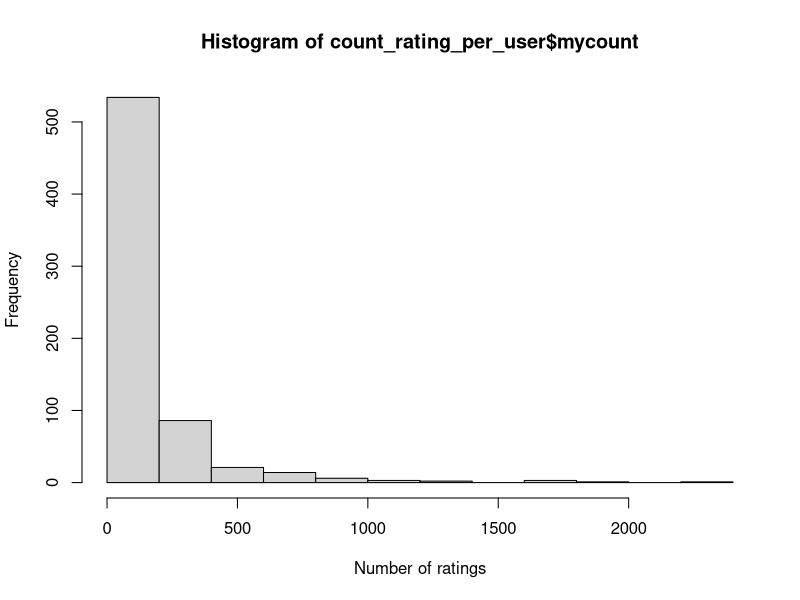
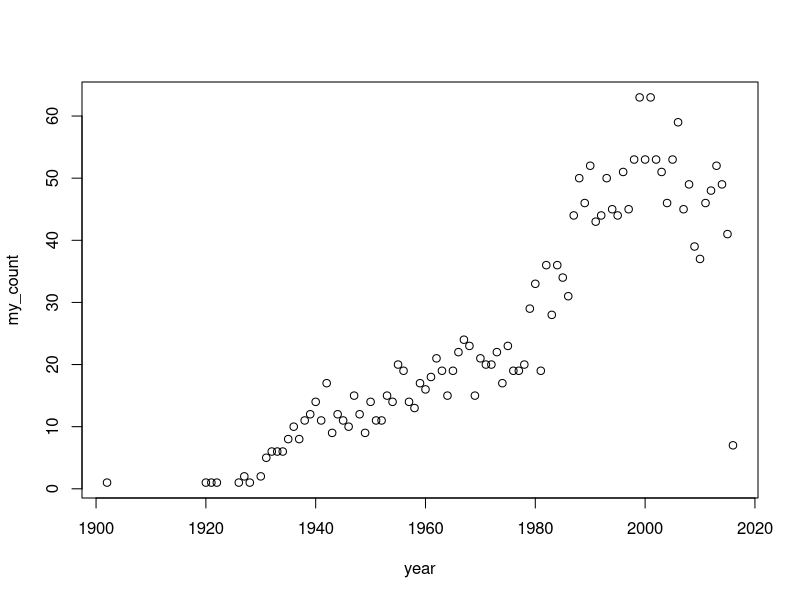

Here is the R script that generated these plots, in order:
## ---- chunk 1
ratings <- read.csv("ratings.csv")
titles <- read.csv("movie.titles.csv")
## ---- chunk 2

my_str <- strsplit(as.character(ratings$genre), "\\|")
my_unlist <- unlist(my_str)
my_table <- table(my_unlist)
my_table
dim(my_table)
## ---- chunk 3
sorted_table <- sort(my_table, decreasing = TRUE)
head(sorted_table , n=5)
## ---- chunk 4
library(dplyr)
count_rating_per_user <- 
  ratings %>%
  group_by(userId) %>%
  summarise(mycount = n())

hist(count_rating_per_user$mycount, xlab = "Number of ratings")
  
## ---- chunk 5
library(dplyr)
top_raters <- 
  ratings %>%
  group_by(userId) %>%
  summarise(my_count = n()) %>%
  arrange(desc(my_count))

head(top_raters, n=1)
## ---- chunk 6
ratings_by_year <- ratings %>%
  group_by(year) %>%
  filter(userId == 547) %>%
  summarise(my_count = n())

plot(ratings_by_year)
#hist(ratings_by_year$year, ratings_by_year$my_count)
#hist(ratings_by_year)
